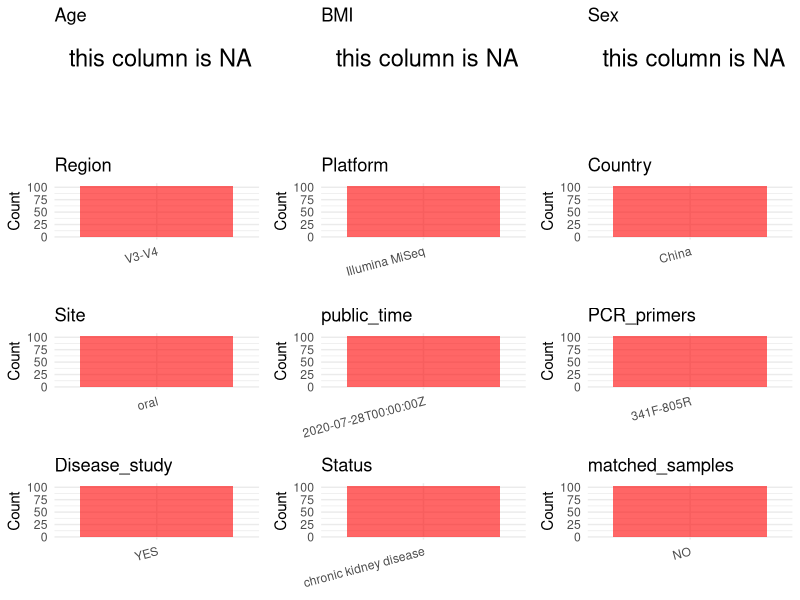

This figure's R source: (Note: this script raises an error after producing the figure.)
## ---- chunk 1
# Load necessary libraries
library(dplyr)
library(ggplot2)
library(cowplot)

# Set working directory (update this path to your local directory)
setwd("D:/oral_project/PRJNA649074")

# Read the initial metadata files
initial_meta<-read.csv("SraRunTable.csv",header = T)

# Combine the two metadata files
#meta <- rbind(initial_meta, initial_meta1)

#Remove entries where Organism is "gut metagenome" (non-oral samples)
#initial_meta <- subset(initial_meta,isolation_source!= "feces")

# Check the number of samples containing "HT" in Sample.Name (e.g., healthy controls)
#nrow(subset(meta, grepl("HT", Sample.Name)))

# Display the first few rows of the metadata
head(initial_meta)
## ---- chunk 2
# Create a uniform metadata dataframe
metadata <- data.frame(
  BioProject = initial_meta$BioProject,
  Run = initial_meta$Run,
  sample_name = initial_meta$Library.Name,
  Age = NA,
  BMI = NA,
  Sex=NA,
  Region = "V3-V4",
  Platform = initial_meta$Instrument,
  Country = initial_meta$geo_loc_name_country,
  Site =initial_meta$isolation_source,
  public_time = initial_meta$ReleaseDate,
  Status="chronic kidney disease",
  stringsAsFactors = FALSE
)
## ---- chunk 3
# Add information obtained from the publication
metadata$PCR_primers <- "341F-805R"
metadata$title <- "Elevated Dietary Carbohydrate and Glycemic Intake Associate with an Altered Oral Microbial Ecosystem in Two Large U.S. Cohorts"
#metadata<-subset(uniform_meta,Site!="feces")
metadata$Disease_study <- "YES"
# Assign disease status based on sample_name patterns
#extract subject id by remove prefix of sample_name
#metadata$sample_name <- gsub("[FSP].*", "", metadata$sample_name)
#get subjects id with Saliva available
#keep_subjects<-subset(metadata,Site %in% c("Saliva"))
#remove subjects without Saliva samples
#metadata<-subset(metadata,sample_name %in% keep_subjects$sample_name)
#get subjects sampling counts
#sample_counts <- table(metadata$sample_name)
# Create matched_samples column, any subjects have >=2 samples will be label "YES", otherwise "NO"
#metadata$matched_samples <- ifelse(metadata$sample_name %in% names(sample_counts[sample_counts >= 2]), "YES", "NO")
#metadata$BMI<-gsub("not provided",NA,metadata$BMI)
#metadata$BMI<-as.numeric(metadata$BMI)
metadata$matched_samples<-"NO"
## ---- chunk 4
# Check the number of unique runs and sample names
print(paste("Number of unique runs:", length(unique(metadata$Run))))
print(paste("Number of unique sample names:", length(unique(metadata$sample_name))))
## ---- chunk 5
# Select columns for visualization
plot_data <- metadata %>%
  select(-BioProject, -Run, -sample_name, -title)

# Function to create simple plots for each column
create_simple_plots <- function(data) {
  plots <- list()
  
  for (col in colnames(data)) {
    # Check if the column is all NA
    if (all(is.na(data[[col]]))) {
      # Create an empty plot with text indicating all NA
      p <- ggplot() +
        annotate("text", x = 0.5, y = 0.5, label = "this column is NA", size = 6) +
        labs(title = col) +
        theme_void()
    } else if (is.numeric(data[[col]])) {
      # Numeric variable: histogram
      p <- ggplot(data, aes(x = .data[[col]])) +
        geom_histogram(fill = "blue", alpha = 0.6, bins = 20, na.rm = TRUE) +
        labs(title = col) +
        theme_minimal()
    } else {
      # Categorical variable: bar plot (remove NA values)
      count_data <- as.data.frame(table(data[[col]], useNA = "ifany"))
      p <- ggplot(count_data, aes(x = reorder(Var1, -Freq), y = Freq)) +
        geom_col(fill = "red", alpha = 0.6) +
        labs(title = col, x = NULL, y = "Count") +
        theme_minimal() +
        theme(axis.text.x = element_text(angle = 15, hjust = 1))
    }
    plots[[col]] <- p
  }
  
  return(plots)
}

# Generate and arrange plots
plots <- create_simple_plots(plot_data)
p<-plot_grid(plots$Age, 
          plots$BMI, 
          plots$Sex, 
          plots$Region, 
          plots$Platform, 
          plots$Country, 
          plots$Site,
          plots$public_time, 
          plots$PCR_primers,
          plots$Disease_study,
          plots$Status,
          plots$matched_samples,# add 
          ncol = 3, align = "hv", axis = "lb")
ggsave("Metadata_Summary.png", plot = p, width = 8, height = 6, dpi = 150)
## ---- chunk 6
knitr::include_graphics("Metadata_Summary.png")
## ---- chunk 7
# Reorder columns to match the desired format
metadata <- metadata[, c(
  "BioProject", "Run", "sample_name", "Age", "BMI", "Sex", 
  "Region", "Platform", "Country", "Site", "public_time", 
  "PCR_primers", "title", "Disease_study", "Status","matched_samples"
)]

# Export the uniform metadata to a CSV file
write.csv(metadata, file = "metadata.csv", quote = FALSE)
head(metadata)
